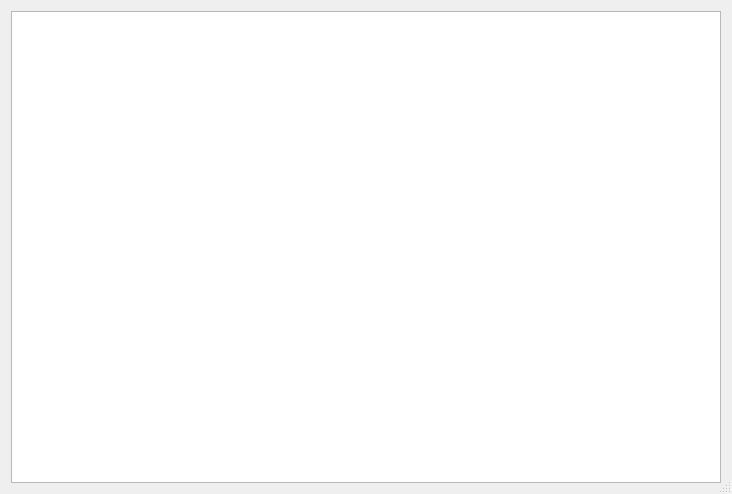
<?xml version="1.0" encoding="UTF-8"?>
<ui version="4.0">
 <class>LogDialog</class>
 <widget class="QDialog" name="LogDialog">
  <property name="geometry">
   <rect>
    <x>0</x>
    <y>0</y>
    <width>732</width>
    <height>494</height>
   </rect>
  </property>
  <property name="windowTitle">
   <string>Log</string>
  </property>
  <property name="sizeGripEnabled">
   <bool>true</bool>
  </property>
  <layout class="QGridLayout" name="gridLayout">
   <item row="0" column="0">
    <widget class="QPlainTextEdit" name="plainTextEdit">
     <property name="undoRedoEnabled">
      <bool>false</bool>
     </property>
     <property name="readOnly">
      <bool>true</bool>
     </property>
    </widget>
   </item>
  </layout>
 </widget>
 <resources/>
 <connections/>
</ui>
